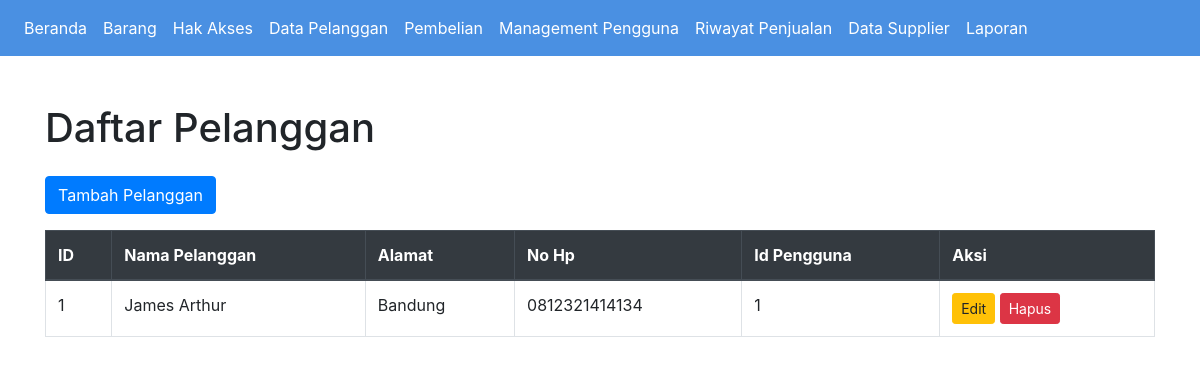
Page /pelanggan/read_pelanggan.php on the committed database.
### tables this page shows
CREATE TABLE `pelanggan` (
  `IdPelanggan` int(11) NOT NULL,
  `NamaPelanggan` varchar(100) NOT NULL,
  `Alamat` varchar(100) NOT NULL,
  `NoHp` varchar(20) NOT NULL,
  `IdPengguna` int(11) NOT NULL
);

### pelanggan/Pelanggan.php (called while the page is built, shortened)
<?php
class Pelanggan {
    private $conn;
    public function __construct($conn) {
        $this->conn = $conn;
    }
    public function read() {
        $sql = "SELECT * FROM pelanggan";
        return $this->conn->query($sql);
    }
}
?>

### pelanggan/read_pelanggan.php (the view, shortened to what this page needs)
<?php
include '../header.php';
include 'Pelanggan.php';
include '../connect.php';
$pelanggan = new Pelanggan($conn);
$result = $pelanggan->read();
?>
<!DOCTYPE html>
<html lang="en">
<head>
    <link href="https://stackpath.bootstrapcdn.com/bootstrap/4.5.2/css/bootstrap.min.css" rel="stylesheet">
</head>
<body>
    <div class="container mt-5">
        <h1 class="mb-4">Daftar Pelanggan</h1>
        <a href="create_pelanggan.php" class="btn btn-primary mb-3">Tambah Pelanggan</a>
        <table class="table table-bordered">
            <thead class="thead-dark">
                <tr>
                    <th>ID</th>
                    <th>Nama Pelanggan</th>
                    <th>Alamat</th>
                    <th>No Hp</th>
                    <th>Id Pengguna</th>
                    <th>Aksi</th>
                </tr>
            </thead>
            <tbody>
                <?php
                if ($result->num_rows > 0) {
                    while ($row = $result->fetch_assoc()) {
                        echo "<tr>
                            <td>".$row['IdPelanggan']."</td>
                            <td>".$row['NamaPelanggan']."</td>
                            <td>".$row['Alamat']."</td>
                            <td>".$row['NoHp']."</td>
                            <td>".$row['IdPengguna']."</td>
                            <td>
                                <a href='update_pelanggan.php?id=".$row['IdPelanggan']."' class='btn btn-sm btn-warning'>Edit</a>
                                <a href='delete_pelanggan.php?id=".$row['IdPelanggan']."' class='btn btn-sm btn-danger'>Hapus</a>
                            </td>
                        </tr>";
                    }
                } else {
                    echo "<tr><td colspan='6' class='text-center'>Tidak ada data</td></tr>";
                }
                ?>
            </tbody>
        </table>
    </div>
</body>
</html>

### header.php (style rules this page uses)
body { background-color: #f0f8ff; color: #333; }

### rows in the picture
pelanggan: IdPelanggan "1", NamaPelanggan "James Arthur", Alamat "Bandung", NoHp "0812321414134", IdPengguna "1"
